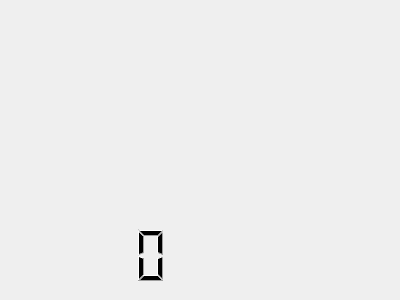
<?xml version="1.0" encoding="UTF-8"?>
<ui version="4.0">
 <class>Dialog</class>
 <widget class="QDialog" name="Dialog">
  <property name="geometry">
   <rect>
    <x>0</x>
    <y>0</y>
    <width>400</width>
    <height>300</height>
   </rect>
  </property>
  <property name="windowTitle">
   <string>Dialog</string>
  </property>
  <widget class="QLabel" name="label">
   <property name="geometry">
    <rect>
     <x>0</x>
     <y>0</y>
     <width>411</width>
     <height>301</height>
    </rect>
   </property>
   <property name="text">
    <string/>
   </property>
  </widget>
  <widget class="QLCDNumber" name="lcdNumber">
   <property name="geometry">
    <rect>
     <x>10</x>
     <y>220</y>
     <width>161</width>
     <height>71</height>
    </rect>
   </property>
   <property name="frameShape">
    <enum>QFrame::NoFrame</enum>
   </property>
  </widget>
 </widget>
 <resources/>
 <connections/>
</ui>
